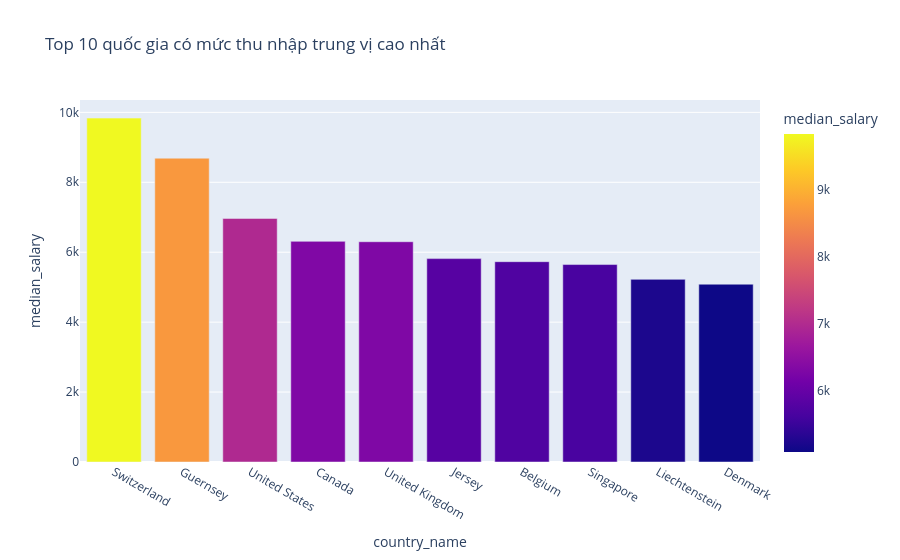

This figure's notebook cell:
### Code cell
top_10 = df.sort_values('median_salary', ascending=False).head(10)
a = px.bar(top_10, x='country_name', y='median_salary', title='Top 10 quốc gia có mức thu nhập trung vị cao nhất', color='median_salary')
a.show()

### Figure 1 — Plotly figure (JSON) as saved in the notebook; plotly's stock layout.template omitted (floating-point values rounded to 4 significant figures)
{"data": [{"alignmentgroup": "True", "hovertemplate": "country_name=%{x}<br>median_salary=%{marker.color}<extra></extra>", "legendgroup": "", "marker": {"color": [9836.0, 8689.0, 6966.0, 6311.0, 6300.0, 5817.0, 5729.0, 5647.0, 5224.0, 5085.0], "coloraxis": "coloraxis", "pattern": {"shape": ""}}, "name": "", "offsetgroup": "", "orientation": "v", "showlegend": false, "textposition": "auto", "x": ["Switzerland", "Guernsey", "United States", "Canada", "United Kingdom", "Jersey", "Belgium", "Singapore", "Liechtenstein", "Denmark"], "xaxis": "x", "y": [9836.0, 8689.0, 6966.0, 6311.0, 6300.0, 5817.0, 5729.0, 5647.0, 5224.0, 5085.0], "yaxis": "y", "type": "bar"}], "layout": {"xaxis": {"anchor": "y", "domain": [0.0, 1.0], "title": {"text": "country_name"}}, "yaxis": {"anchor": "x", "domain": [0.0, 1.0], "title": {"text": "median_salary"}}, "coloraxis": {"colorbar": {"title": {"text": "median_salary"}}, "colorscale": [[0.0, "#0d0887"], [0.1111, "#46039f"], [0.2222, "#7201a8"], [0.3333, "#9c179e"], [0.4444, "#bd3786"], [0.5556, "#d8576b"], [0.6667, "#ed7953"], [0.7778, "#fb9f3a"], [0.8889, "#fdca26"], [1.0, "#f0f921"]]}, "legend": {"tracegroupgap": 0}, "title": {"text": "Top 10 quốc gia có mức thu nhập trung vị cao nhất"}, "barmode": "relative"}}
